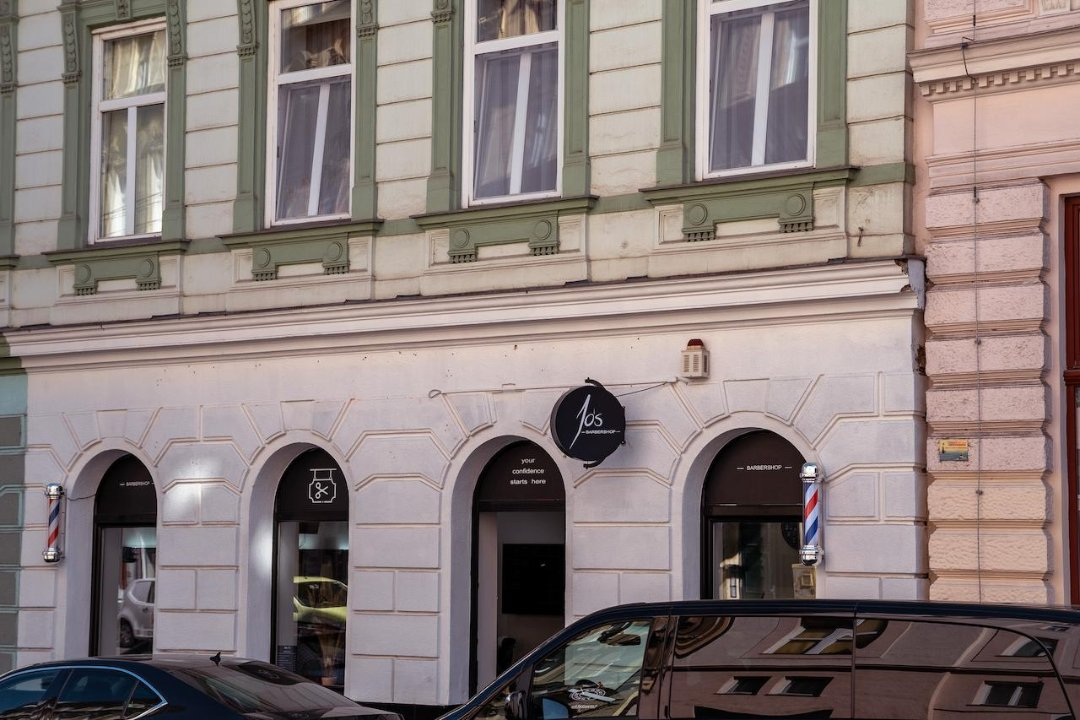
#> input picture images/fasada.jpg, 1080 x 720 px
$ python panorama.py ../images/fasada.jpg
#> lines starting #> are read from the running program, lines starting #| are printed output that depends on the picture
"""
360 photo of the shop for the theme. The photo stays exactly as it is, nothing is sharpened: only the place
where its left and right edge meet is smoothed, then it is written as WebP in its full size for computers
and in half the size for phones.

    pip install pillow numpy
    python3 tools/panorama.py images/google-maps-28.webp

Output: theme/jos-barbershop/assets/images/lokal-360.webp (full size, 8192 x 4096 for the current photo)
        and lokal-360-mobile.webp (half size)
"""
import sys
from pathlib import Path

import numpy as np
from PIL import Image

ROOT = Path(__file__).resolve().parent.parent
OUT = ROOT / 'theme/jos-barbershop/assets/images'
SEAM = 24          # px on each side over which the step at the edges is smoothed (at 2048 px width)


def smooth_seam(image):
    img = np.asarray(image).astype(np.float32)
    width = max(2, round(SEAM * image.width / 2048))
    step = (img[:, 0] - img[:, -1]) / 2
    for i in range(width):
        share = 1 - i / width
        img[:, i] -= step * share
        img[:, -1 - i] += step * share
    return Image.fromarray(np.clip(img, 0, 255).astype(np.uint8))


if __name__ == '__main__':
    photo = Image.open(sys.argv[1]).convert('RGB')
#> photo is the input picture: PIL image 1080x720 RGB; mean R, G, B 137.6, 124.8, 122.7
    width, height = photo.size
#> width = 1080; height = 720
    smooth_seam(photo).save(OUT / 'lokal-360.webp', 'WEBP', quality=78, method=6)
#> in smooth_seam, `step = (img[:, 0] - img[:, -1]) / 2`: step = 720 rows, first 8: [-57.5, -48.5, -45.5], [-61, -52, -49], [-60.5, -51.5, -48.5], [-57.5, -48.5, -45.5], [-56.5, -47, -43], [-55, -45.5, -41.5], [-50.5, -41, -38], [-47, -37.5, -34.5]
#> after the loop in smooth_seam, `for i in range(width):`:
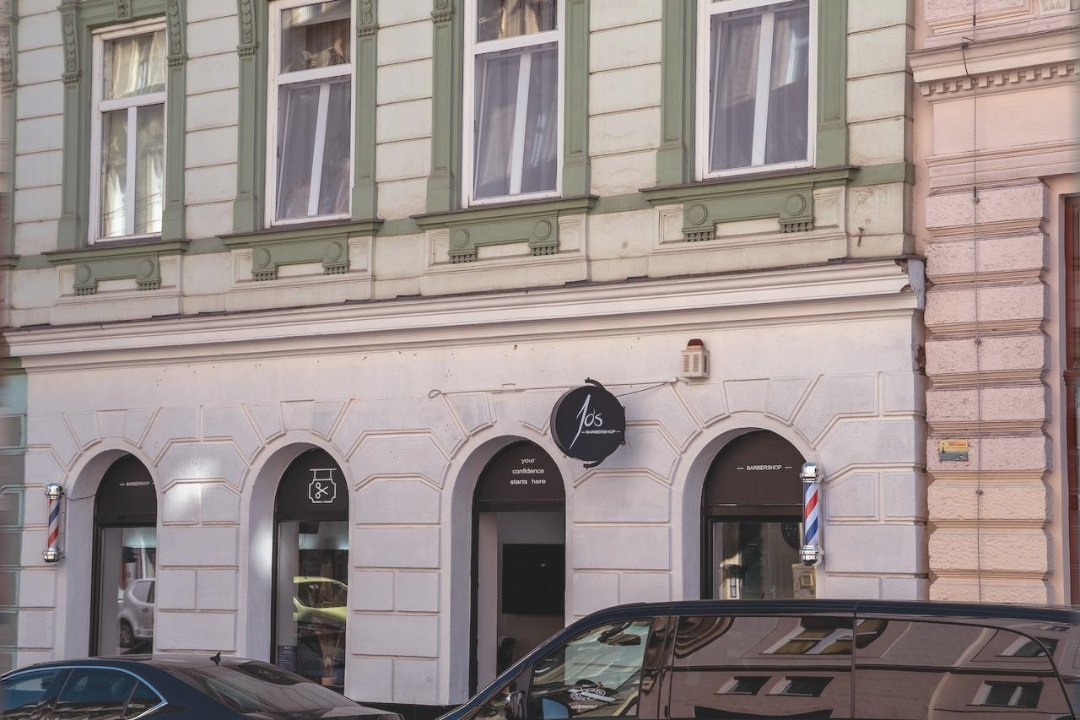
#> img: shape (720, 1080, 3) float32; mean R, G, B 137.6, 124.8, 122.7; drawn with min black and max white
    half = photo.resize((width // 2, height // 2), Image.LANCZOS)
    smooth_seam(half).save(OUT / 'lokal-360-mobile.webp', 'WEBP', quality=84, method=6)
#> in smooth_seam (call 2), `step = (img[:, 0] - img[:, -1]) / 2`: step = 360 rows, first 8: [-58.5, -49.5, -46.5], [-57.5, -48.5, -45.5], [-55.5, -45.5, -42], [-46.5, -37, -34], [-41.5, -30.5, -29], [-51, -40, -38.5], [-42, -30, -29.5], [-69.5, -56, -57]
#> after the loop in smooth_seam (call 2), `for i in range(width):`:
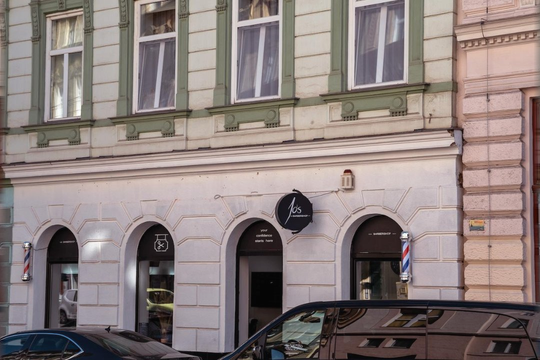
#> img: shape (360, 540, 3) float32; mean R, G, B 137.6, 124.8, 122.7; drawn with min black and max white
    print(photo.size, 'and', half.size, 'written to', OUT)
#| (1080, 720) and (540, 360) written to theme/jos-barbershop/assets/images

$ run again, on images/znak.jpg
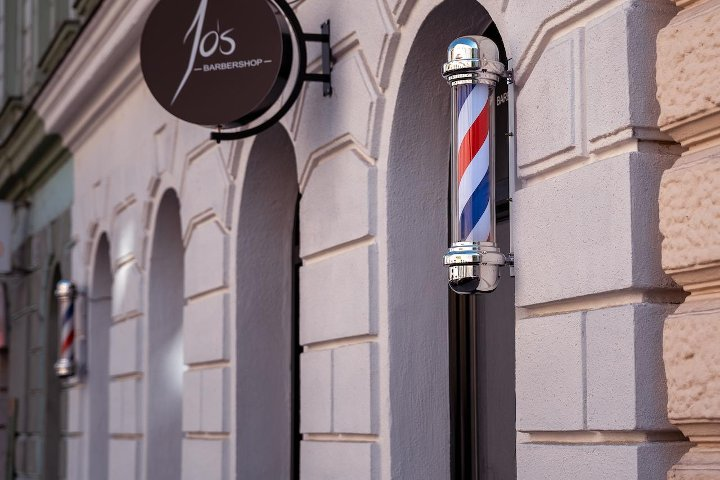
#> input picture images/znak.jpg, 720 x 480 px
#> photo is the input picture: PIL image 720x480 RGB; mean R, G, B 137.2, 122.9, 127.1
#> step = 480 rows, first 8: [-33.5, -18, -8.5], [-35, -19.5, -10], [-35.5, -20, -10.5], [-30, -14.5, -5], [-37.5, -23, -14], [-44, -29.5, -20.5], [-31.5, -18, -8.5], [-30, -16.5, -7]
#> after the loop in smooth_seam, `for i in range(width):`:
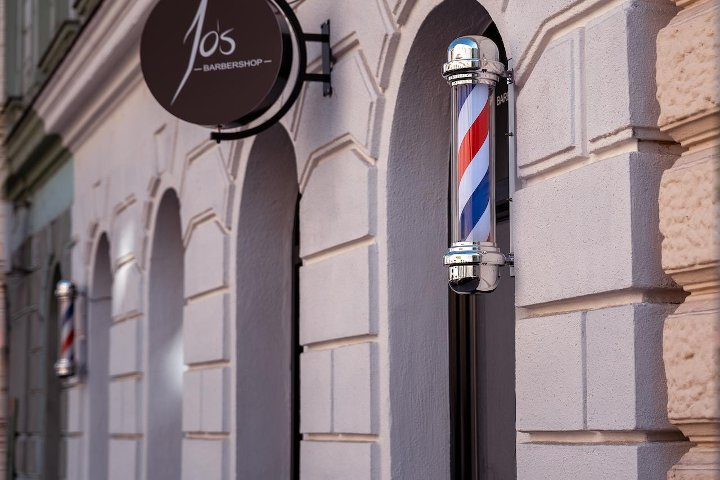
#> img: shape (480, 720, 3) float32; mean R, G, B 137.2, 122.9, 127.1
#> step = 240 rows, first 8: [-32.5, -17, -7.5], [-30.5, -15, -6], [-37, -23, -13.5], [-31.5, -17.5, -8.5], [-37, -22.5, -13.5], [-38, -23.5, -13.5], [-38.5, -22.5, -11], [-42.5, -26.5, -14]
#> after the loop in smooth_seam (call 2), `for i in range(width):`:
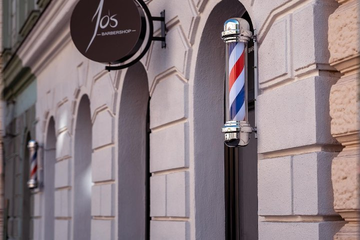
#> img: shape (240, 360, 3) float32; mean R, G, B 137.2, 122.9, 127.1
#| (720, 480) and (360, 240) written to theme/jos-barbershop/assets/images

$ run again, on images/jo.webp
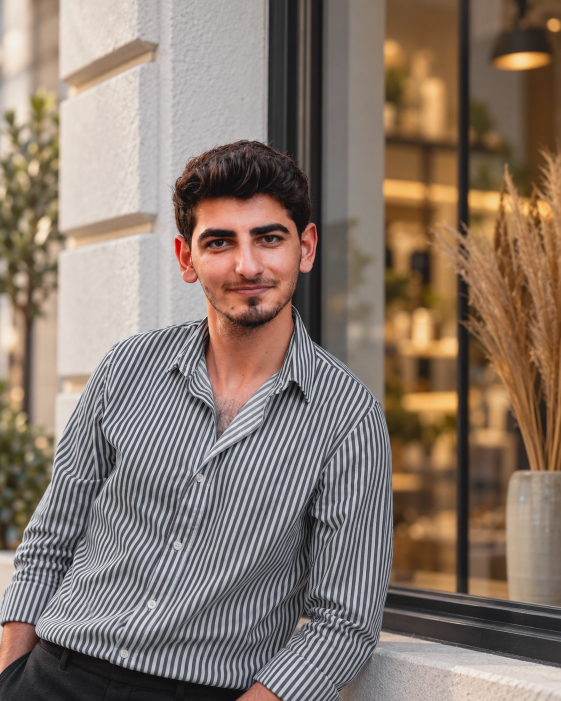
#> input picture images/jo.webp, 1122 x 1402 px (shown at 1/2 size)
#> photo is the input picture: PIL image 1122x1402 RGB; mean R, G, B 136.7, 121, 109.3
#> step = 1402 rows, first 8: [27.5, 39.5, 50.5], [28.5, 40, 51], [27.5, 39.5, 51.5], [28.5, 40, 52], [28.5, 41.5, 53], [28.5, 41.5, 53], [28.5, 41, 54], [29, 41, 54]
#> `half = photo.resize((width // 2, height // 2), Image.LANCZOS)`:
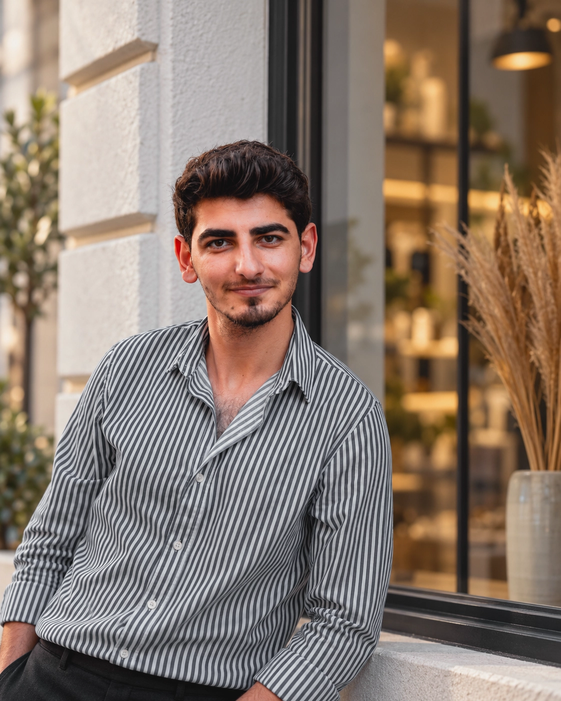
#> half: PIL image 561x701 RGB; mean R, G, B 136.7, 121, 109.3
#> step = 701 rows, first 8: [28.5, 40, 51], [28.5, 40.5, 52.5], [29, 41.5, 53], [29, 42, 54], [29.5, 42, 54], [29.5, 42, 54], [29, 42, 53.5], [29.5, 42.5, 54.5]
#> after the loop in smooth_seam (call 2), `for i in range(width):`:
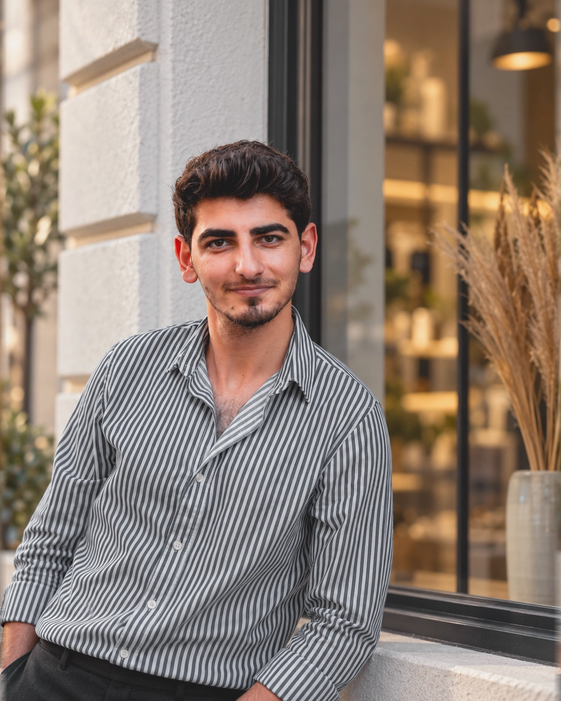
#> img: shape (701, 561, 3) float32; mean R, G, B 136.7, 121, 109.3; drawn with min black and max white
#| (1122, 1402) and (561, 701) written to theme/jos-barbershop/assets/images
